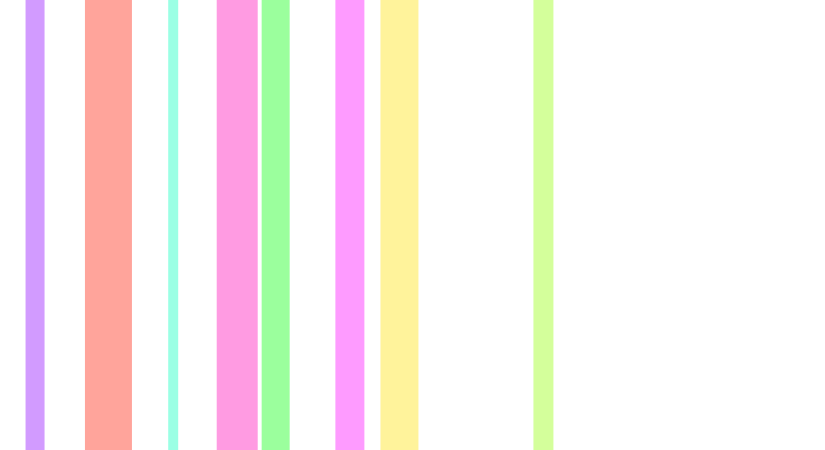
Frame 1 (no input)
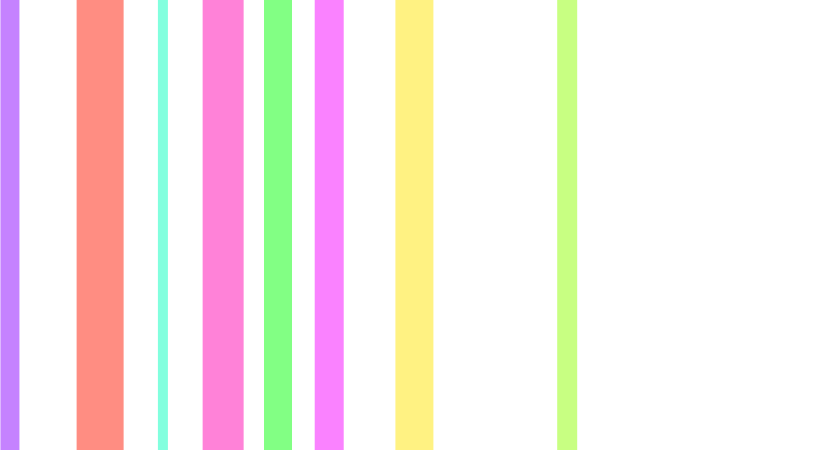
Frame 60 (the mouse pressed at the canvas centre just before this capture)
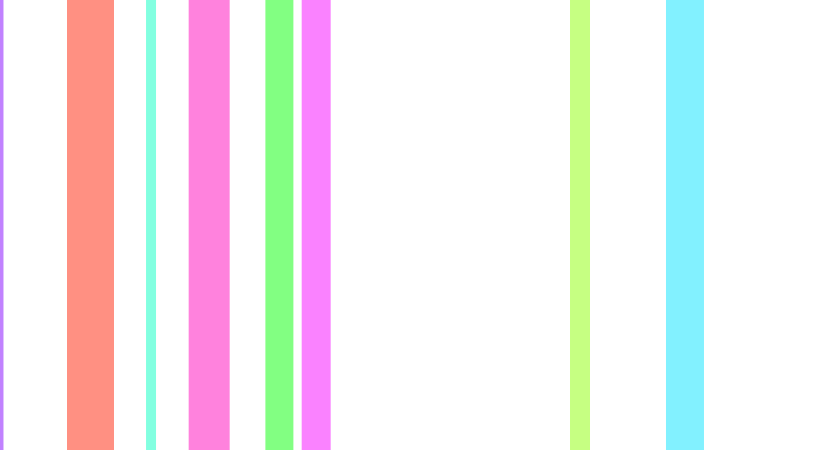
Frame 120 (the mouse held since frame 60 and released just before this capture)

The Processing sketch that drew these frames (run headless with seeded random() and noise(); from frame 60 on, the mouse is pressed at the canvas centre):

// Processing sketch: processing_103616
// ── processing_103616.pde

// Jefferson Lam
// December 9th, 2012
// Random stripe project

//[n] stripes are created (default 8)
//The stripes slowly move left and right
//Edges of the screen are continuous
//When you mouseover a stripe, the color becomes more opaque
//You can click and drag them around, and also fling them
//There is friction
//Stripe color changes over time
//Stripe color changes faster when it's moving fast

int n = 8;
Stripe[] A = new Stripe[n];

void setup() {
  size(825, 450);
  smooth();
  colorMode(HSB, 360, 100, 100);
  for (int i=0; i<A.length; i++) {
    A[i] = new Stripe();
  }
}

void draw() {
  background(0, 0, 100);
  for (int i=0; i<A.length; i++) {
    A[i].display();
    A[i].mouse();
  }
}

class Stripe {
  float x;
  int y;
  int w;
  float speed;
  float accel;
  int o;
  float clr;
  float clrSpeed;

  Stripe() {
    x = random(0, width);
    y = 0;
    w = int(random(10, 50));
    speed = random(-0.6, 0.6);
    accel = 0;
    clr = random(0, 360);
    o = 100;
    clrSpeed=random(0.1, 0.3);
  }

  void display() {
    noStroke();
    fill(clr, 100, 100, o);
    rect(x, y, w, height);
    accel += random(-0.01, 0.01);
    x += speed+accel;
    if (abs(speed)>0.25) speed *= 0.99;
    
    if (x>width) x=0-w;
    else if (x<0-w) x=width;

    
    if (abs(speed)>1) clrSpeed = speed*0.2;
    else clrSpeed = random(-0.3, 0.3);
    
    clr += clrSpeed;
    
    if (clr>360) clr = 0;
    else if (clr<0) clr = 360;
  }
  
  void mouse() {
    if (mouseX>=x && mouseX<=x+w) {
      o = 225;
      if (mousePressed){
        x = mouseX-(w/2);
        speed = mouseX-pmouseX;
      }
    } else {
      o=125;
    } 
  }
  
}
